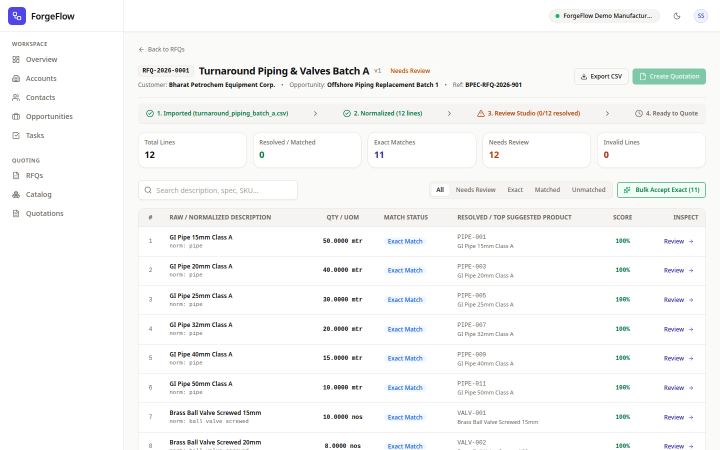
#> input picture docs/design-mapping/screenshots/phase5/rfq-studio-desktop-1440x900.png, 1440 x 900 px, found by its file name (shown at 1/2 size)
$ python generate_phase5_contact_sheet.py
#> lines starting #> are read from the running program, lines starting #| are printed output that depends on the picture
import os
from PIL import Image, ImageDraw, ImageFont

SCREENSHOTS_DIR = "/home/satjeet/Desktop/CRM/docs/design-mapping/screenshots/phase5"
OUTPUT_PATH = os.path.join(SCREENSHOTS_DIR, "contact-sheet.png")

FONT_PATH_BOLD = "/usr/share/fonts/truetype/dejavu/DejaVuSans-Bold.ttf"
FONT_PATH_REG = "/usr/share/fonts/truetype/dejavu/DejaVuSans.ttf"

font_title = ImageFont.truetype(FONT_PATH_BOLD, 36)
font_subtitle = ImageFont.truetype(FONT_PATH_REG, 20)
font_section = ImageFont.truetype(FONT_PATH_BOLD, 26)
font_label_title = ImageFont.truetype(FONT_PATH_BOLD, 16)
font_label_sub = ImageFont.truetype(FONT_PATH_REG, 13)

SECTIONS = [
    {
        "title": "1. RFQ Review Studio — Main View (/app/rfqs/[rfqId])",
        "description": "Deterministic line-item review table, ingestion audit trail, diagnostic counters, bulk exact match acceptance, and quotation gate",
        "items": [
            {
                "file": "rfq-studio-desktop-1440x900.png",
                "route": "/app/rfqs/[rfqId]",
                "viewport": "1440 × 900 (Desktop)",
                "mode": "Full Review Studio & Line Items Table",
                "width": 880,
            },
            {
                "file": "rfq-studio-tablet-1024x768.png",
                "route": "/app/rfqs/[rfqId]",
                "viewport": "1024 × 768 (Tablet)",
                "mode": "Tablet Viewport",
                "width": 640,
            },
            {
                "file": "rfq-studio-mobile-390x844.png",
                "route": "/app/rfqs/[rfqId]",
                "viewport": "390 × 844 (Mobile)",
                "mode": "Mobile Viewport",
                "width": 380,
            },
        ],
    },
    {
        "title": "2. RFQ Candidate Matcher & Inspector Drawer (/app/rfqs/[rfqId])",
        "description": "Slide-over technical inspector with parsed specifications, scored catalog candidate cards (K=5, T_min=0.30, T_propose=0.60), and manual catalog search",
        "items": [
            {
                "file": "rfq-drawer-desktop-1440x900.png",
                "route": "/app/rfqs/[rfqId]",
                "viewport": "1440 × 900 (Desktop)",
                "mode": "Slide-over Candidate Drawer",
                "width": 880,
            },
            {
                "file": "rfq-drawer-tablet-1024x768.png",
                "route": "/app/rfqs/[rfqId]",
                "viewport": "1024 × 768 (Tablet)",
                "mode": "Tablet Viewport",
                "width": 640,
            },
            {
                "file": "rfq-drawer-mobile-390x844.png",
                "route": "/app/rfqs/[rfqId]",
                "viewport": "390 × 844 (Mobile)",
                "mode": "Mobile Viewport",
                "width": 380,
            },
        ],
    },
]

BG_COLOR = "#0C1017"
CARD_BG = "#151B26"
CARD_BORDER = "#252D3D"
TEXT_PRIMARY = "#F8FAFC"
TEXT_SECONDARY = "#94A3B8"
ACCENT_COLOR = "#4F46E5"
TAG_BG = "#1E2738"
TAG_BORDER = "#334155"

CANVAS_WIDTH = 2200
HEADER_HEIGHT = 200
SECTION_HEADER_HEIGHT = 90
CARD_LABEL_HEIGHT = 65
PADDING = 40
GAP = 30

def create_card(item_info):
    file_path = os.path.join(SCREENSHOTS_DIR, item_info["file"])
    if not os.path.exists(file_path):
        raise FileNotFoundError(f"Missing screenshot: {file_path}")

    img = Image.open(file_path).convert("RGB")
#> img is the input picture: PIL image 1440x900 RGB; mean R, G, B 247.1, 247.5, 247.2
    orig_w, orig_h = img.size
#> orig_w = 1440; orig_h = 900
    target_w = item_info["width"]
    target_h = int(orig_h * (target_w / orig_w))
#> target_h = 550
    img_resized = img.resize((target_w, target_h), Image.Resampling.LANCZOS)

    card_w = target_w + 16
    card_h = target_h + CARD_LABEL_HEIGHT + 16
#> card_h = 631

    card = Image.new("RGB", (card_w, card_h), CARD_BG)
    draw = ImageDraw.Draw(card)
    draw.rectangle([0, 0, card_w - 1, card_h - 1], outline=CARD_BORDER, width=2)
    card.paste(img_resized, (8, 8))

    label_y = target_h + 16
#> label_y = 566
    title_text = f"{item_info['route']} — {item_info['viewport']}"
    sub_text = f"Mode: {item_info['mode']}"

    draw.text((14, label_y), title_text, fill=TEXT_PRIMARY, font=font_label_title)
    draw.text((14, label_y + 24), sub_text, fill=TEXT_SECONDARY, font=font_label_sub)

    return card

def main():
    rendered_sections = []
    total_height = HEADER_HEIGHT + PADDING

    for sec in SECTIONS:
        cards = [create_card(item) for item in sec["items"]]
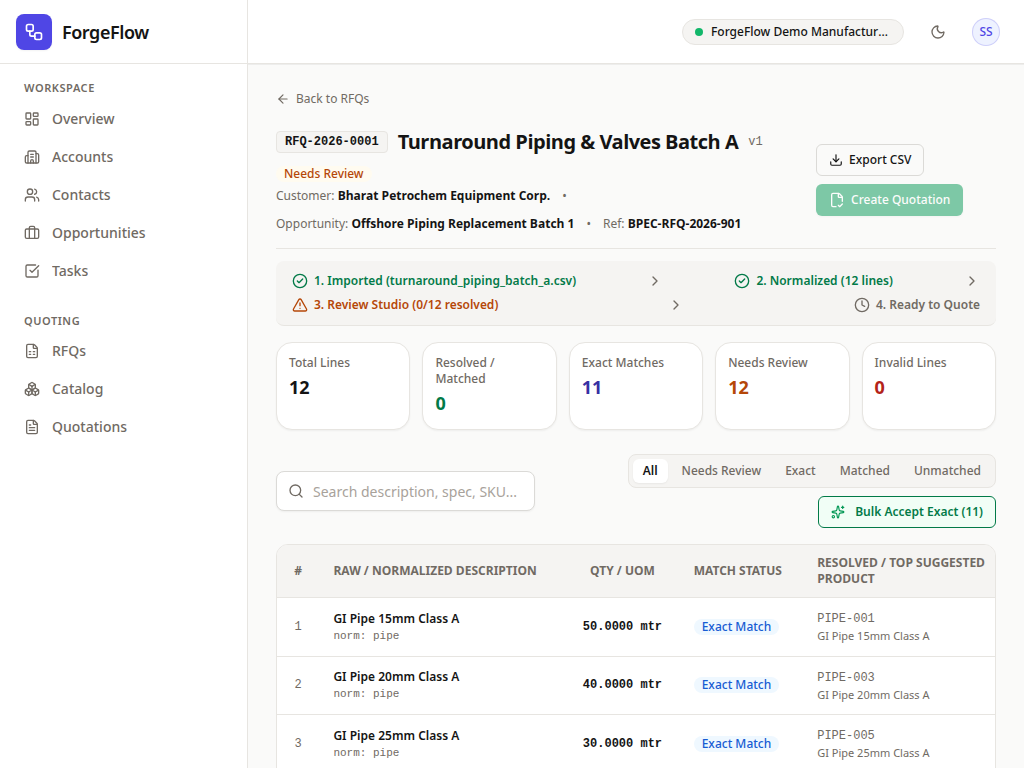
#> input picture docs/design-mapping/screenshots/phase5/rfq-studio-tablet-1024x768.png, 1024 x 768 px, found by its file name
#> in create_card, img is the input picture: PIL image 1024x768 RGB; mean R, G, B 245.3, 245.8, 245.1
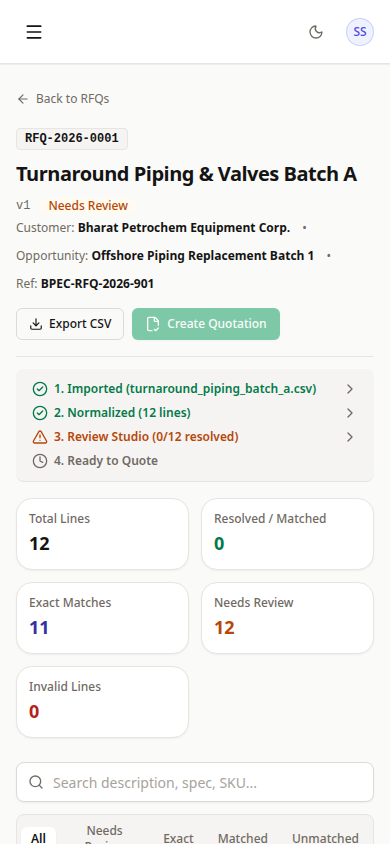
#> input picture docs/design-mapping/screenshots/phase5/rfq-studio-mobile-390x844.png, 390 x 844 px, found by its file name
#> in create_card, img is the input picture: PIL image 390x844 RGB; mean R, G, B 242.2, 243, 241.3
#> in create_card (call 3), `card = Image.new("RGB", (card_w, card_h), CARD_BG)`:
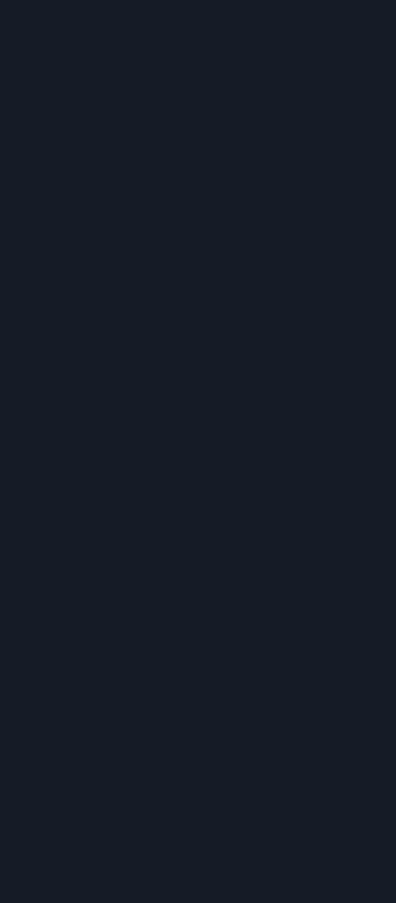
#> card: PIL image 396x903 RGB; mean R, G, B 21, 27, 38
#> in create_card (call 3), `card.paste(img_resized, (8, 8))`:
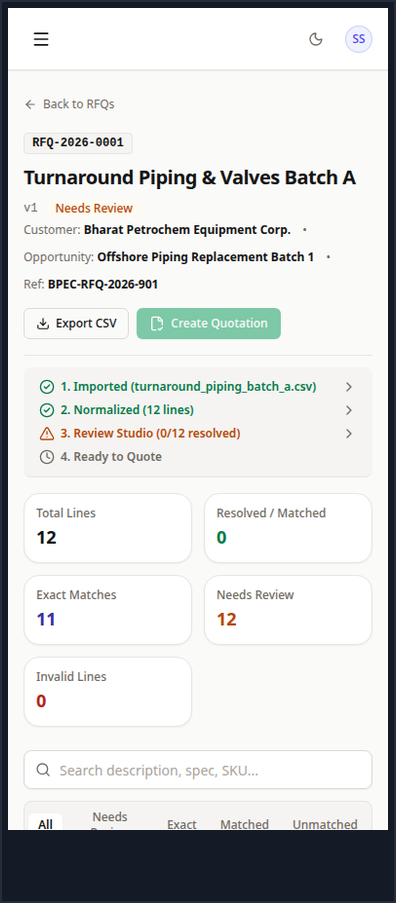
#> card: PIL image 396x903 RGB; mean R, G, B 214.3, 215.9, 215.8
#> cards = 3 items
        sec_h = SECTION_HEADER_HEIGHT + max(c.height for c in cards) + GAP
#> sec_h = 1023
        rendered_sections.append({"sec": sec, "cards": cards, "height": sec_h})
        total_height += sec_h
#> total_height = 1263
#> pass 2 of the loop in main, `for sec in SECTIONS:`:
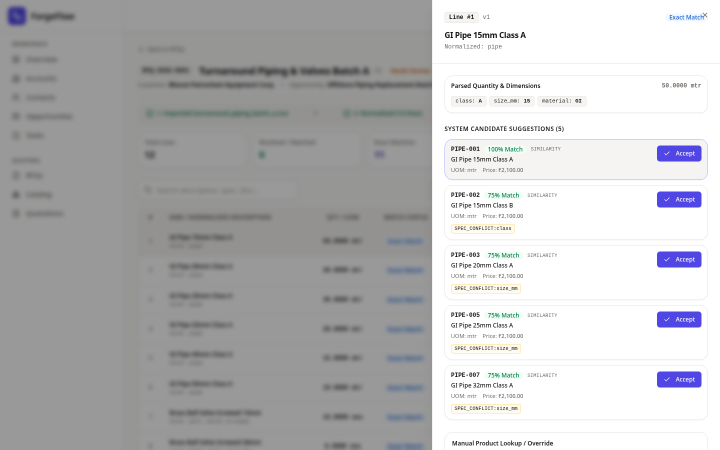
#> input picture docs/design-mapping/screenshots/phase5/rfq-drawer-desktop-1440x900.png, 1440 x 900 px, found by its file name (shown at 1/2 size)
#> in create_card, img is the input picture: PIL image 1440x900 RGB; mean R, G, B 186.4, 186.5, 187.8
#> img_resized: PIL image 880x550 RGB
#> img_resized: PIL image 640x480 RGB
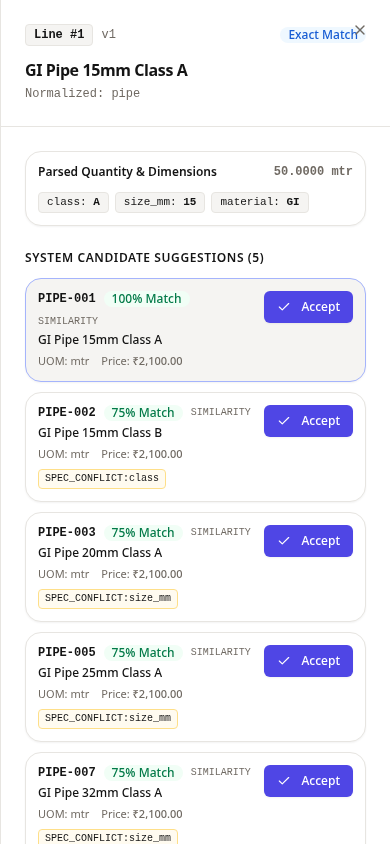
#> input picture docs/design-mapping/screenshots/phase5/rfq-drawer-mobile-390x844.png, 390 x 844 px, found by its file name
#> in create_card, img is the input picture: PIL image 390x844 RGB; mean R, G, B 239.2, 239.1, 244.7
#> img_resized: PIL image 380x822 RGB
#> in create_card (call 6), `card.paste(img_resized, (8, 8))`:
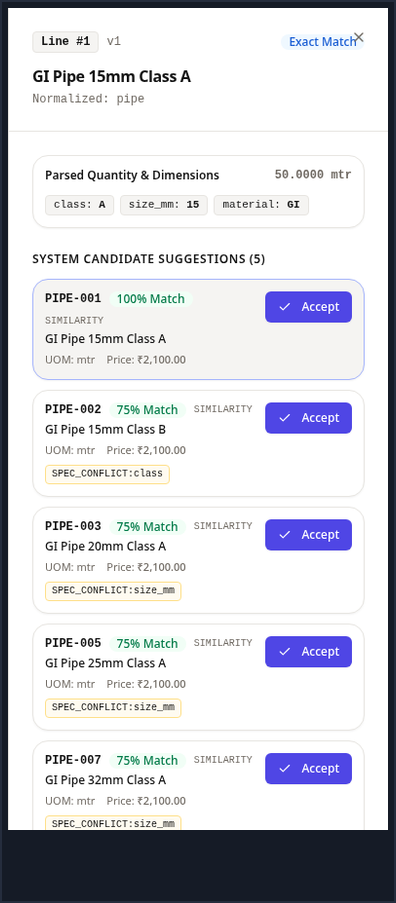
#> card: PIL image 396x903 RGB; mean R, G, B 211.4, 212.2, 218.5
#> total_height = 2286

    canvas = Image.new("RGB", (CANVAS_WIDTH, total_height), BG_COLOR)
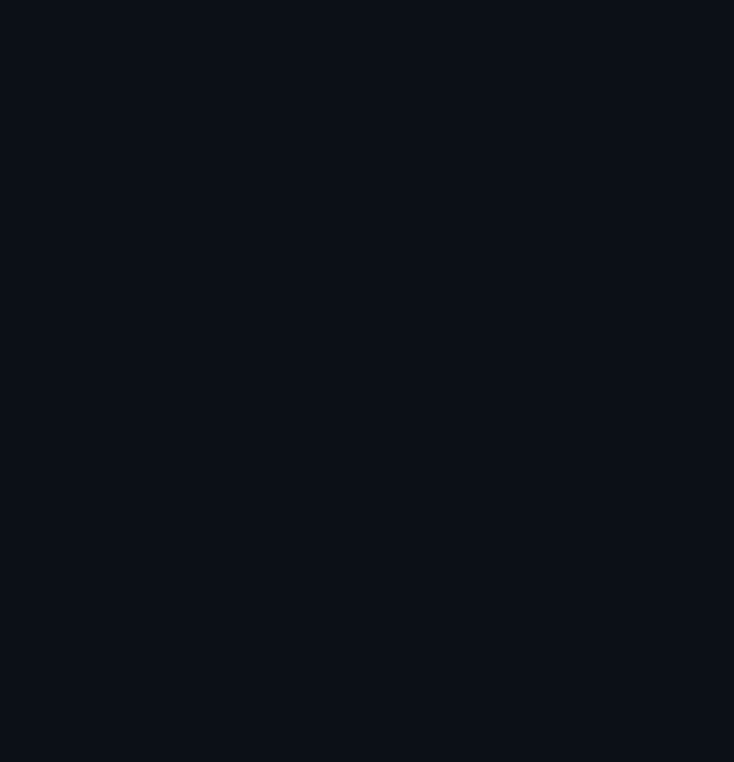
#> canvas: PIL image 2200x2286 RGB (shown at 1/3 size); mean R, G, B 12, 16, 23
    draw = ImageDraw.Draw(canvas)

    # Header
    draw.rectangle([0, 0, CANVAS_WIDTH, HEADER_HEIGHT - 20], fill="#111827")
    draw.line([(0, HEADER_HEIGHT - 20), (CANVAS_WIDTH, HEADER_HEIGHT - 20)], fill=ACCENT_COLOR, width=4)

    draw.text((PADDING, 32), "ForgeFlow × Sakani — Phase 5 RFQ Review Studio & Candidate Matcher Contact Sheet", fill=TEXT_PRIMARY, font=font_title)
    draw.text(
        (PADDING, 82),
        "Visual audit of RFQ Review Studio and Candidate Matcher Drawer across Desktop (1440×900), Tablet (1024×768), and Mobile (390×844)",
        fill=TEXT_SECONDARY,
        font=font_subtitle,
    )

    badge_text = "VERIFIED: ZERO AXE-CORE VIOLATIONS (WCAG 2.1 AA) • RBAC COST MASKING ENFORCED • QUOTATION GATE ACTIVE"
    draw.rounded_rectangle([PADDING, 130, PADDING + 840, 162], radius=6, fill=TAG_BG, outline=TAG_BORDER)
    draw.text((PADDING + 14, 137), badge_text, fill="#34D399", font=font_label_sub)

    current_y = HEADER_HEIGHT + 10

    for item in rendered_sections:
        sec = item["sec"]
        cards = item["cards"]

        draw.text((PADDING, current_y), sec["title"], fill=TEXT_PRIMARY, font=font_section)
        draw.text((PADDING, current_y + 36), sec["description"], fill=TEXT_SECONDARY, font=font_subtitle)
        draw.line([(PADDING, current_y + 70), (CANVAS_WIDTH - PADDING, current_y + 70)], fill=CARD_BORDER, width=1)

        cards_y = current_y + SECTION_HEADER_HEIGHT
        current_x = PADDING

        for card in cards:
            canvas.paste(card, (current_x, cards_y))
            current_x += card.width + GAP

        current_y += item["height"]
#> this loop made 2 passes
#> (cards_y, current_y) on passes 1 to 2: (300, 1233), (1323, 2256)
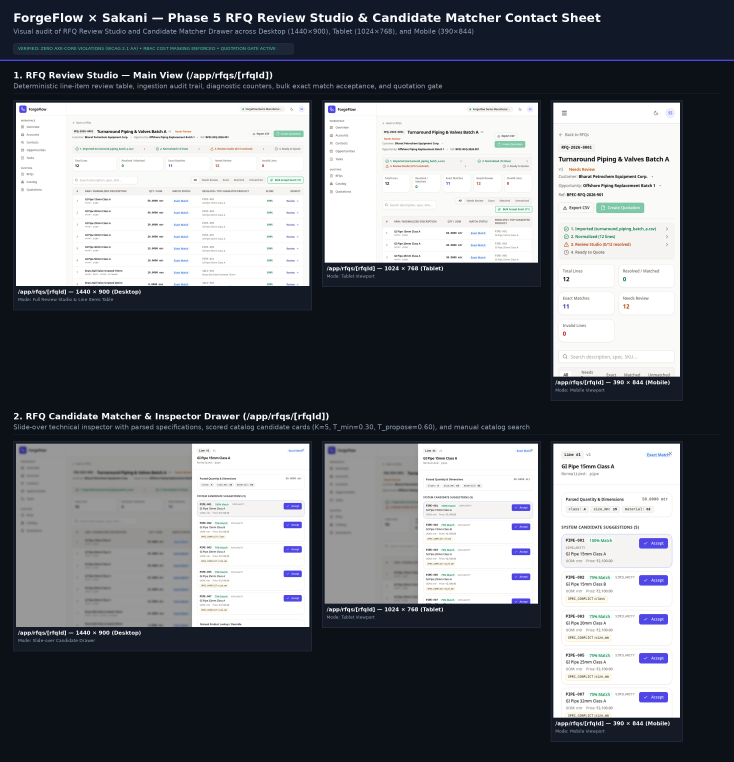
#> canvas: PIL image 2200x2286 RGB (shown at 1/3 size); mean R, G, B 109.5, 112.3, 117.8
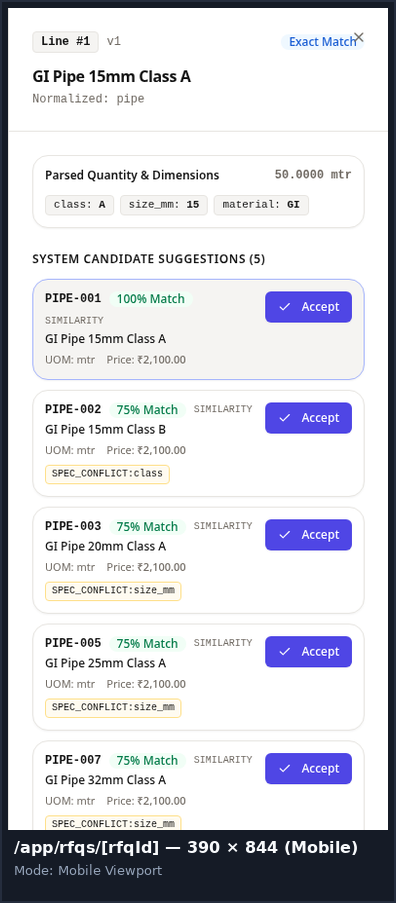
#> card: PIL image 396x903 RGB; mean R, G, B 212.7, 213.4, 219.7
#> after the loop, current_y = 2256

    canvas.save(OUTPUT_PATH, "PNG", optimize=True)
    print(f"Phase 5 Contact sheet successfully generated at: {OUTPUT_PATH}")

if __name__ == "__main__":
    main()
